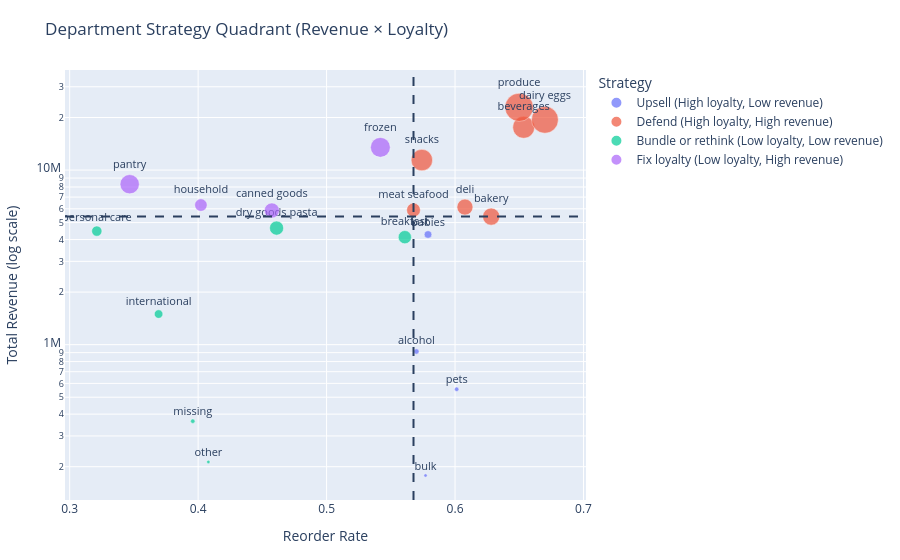

Write notebook code for a chart like this one.
### Markdown cell above
### Department Strategy Quadrant

### What it answers: Which departments are “high revenue / low loyalty” → bundling targets.

### Code cell
import numpy as np
import plotly.express as px

# --- Build department performance table ---
dept_perf = (
    df.groupby("department")
    .agg(
        total_revenue=("unit_price", "sum"),
        reorder_rate=("reordered", "mean"),
        orders=("order_id", "nunique"),
        items=("product_id", "count")
    )
    .reset_index()
)

x_med = dept_perf["reorder_rate"].median()
y_med = dept_perf["total_revenue"].median()

dept_perf["strategy"] = np.select(
    [
        (dept_perf["reorder_rate"] >= x_med) & (dept_perf["total_revenue"] >= y_med),
        (dept_perf["reorder_rate"] >= x_med) & (dept_perf["total_revenue"] <  y_med),
        (dept_perf["reorder_rate"] <  x_med) & (dept_perf["total_revenue"] >= y_med),
        (dept_perf["reorder_rate"] <  x_med) & (dept_perf["total_revenue"] <  y_med),
    ],
    [
        "Defend (High loyalty, High revenue)",
        "Upsell (High loyalty, Low revenue)",
        "Fix loyalty (Low loyalty, High revenue)",
        "Bundle or rethink (Low loyalty, Low revenue)",
    ],
    default="Unclassified"
)

# --- Plot ---
fig = px.scatter(
    dept_perf,
    x="reorder_rate",
    y="total_revenue",
    size="orders",
    color="strategy",
    text="department",  # labels on points
    hover_name="department",
    hover_data={"orders": True, "items": True, "reorder_rate":":.3f", "total_revenue":":,.0f"},
    title="Department Strategy Quadrant (Revenue × Loyalty)"
)

# Median cut lines
fig.add_vline(x=x_med, line_dash="dash")
fig.add_hline(y=y_med, line_dash="dash")

# Axis formatting
fig.update_yaxes(type="log", title="Total Revenue (log scale)")
fig.update_xaxes(title="Reorder Rate")

# Marker + label polish
fig.update_traces(
    marker=dict(opacity=0.7, line=dict(width=0.5)),
    textposition="top center",
    textfont=dict(size=11),
)

# Make the chart look less cramped
fig.update_layout(
    legend_title_text="Strategy",
    margin=dict(l=60, r=40, t=70, b=60)
)

fig.show()

### Figure 1 — Plotly figure (JSON) as saved in the notebook; plotly's stock layout.template omitted (floating-point values rounded to 4 significant figures)
{"data": [{"customdata": [[84689, 153696], [177712, 423802], [33802, 34573], [59282, 97724]], "hovertemplate": "<b>%{hovertext}</b><br><br>strategy=Upsell (High loyalty, Low revenue)<br>reorder_rate=%{x:.3f}<br>total_revenue=%{y:,.0f}<br>orders=%{customdata[0]}<br>department=%{text}<br>items=%{customdata[1]}<extra></extra>", "hovertext": ["alcohol", "babies", "bulk", "pets"], "legendgroup": "Upsell (High loyalty, Low revenue)", "marker": {"color": "#636efa", "line": {"width": 0.5}, "opacity": 0.7, "size": [84689, 177712, 33802, 59282], "sizemode": "area", "sizeref": 6023.0, "symbol": "circle"}, "mode": "markers+text", "name": "Upsell (High loyalty, Low revenue)", "orientation": "v", "showlegend": true, "text": ["alcohol", "babies", "bulk", "pets"], "textfont": {"size": 11}, "textposition": "top center", "type": "scatter", "x": [0.5699, 0.579, 0.577, 0.6013], "xaxis": "x", "y": [913800.0, 4275000.0, 178100.0, 555700.0], "yaxis": "y"}, {"customdata": [[881556, 1176787], [1457351, 2690129], [2177338, 5414016], [770300, 1051249], [574731, 708931], [2409320, 9479291], [1391447, 2887550]], "hovertemplate": "<b>%{hovertext}</b><br><br>strategy=Defend (High loyalty, High revenue)<br>reorder_rate=%{x:.3f}<br>total_revenue=%{y:,.0f}<br>orders=%{customdata[0]}<br>department=%{text}<br>items=%{customdata[1]}<extra></extra>", "hovertext": ["bakery", "beverages", "dairy eggs", "deli", "meat seafood", "produce", "snacks"], "legendgroup": "Defend (High loyalty, High revenue)", "marker": {"color": "#EF553B", "line": {"width": 0.5}, "opacity": 0.7, "size": [881556, 1457351, 2177338, 770300, 574731, 2409320, 1391447], "sizemode": "area", "sizeref": 6023.0, "symbol": "circle"}, "mode": "markers+text", "name": "Defend (High loyalty, High revenue)", "orientation": "v", "showlegend": true, "text": ["bakery", "beverages", "dairy eggs", "deli", "meat seafood", "produce", "snacks"], "textfont": {"size": 11}, "textposition": "top center", "type": "scatter", "x": [0.6281, 0.6535, 0.67, 0.6077, 0.5677, 0.6499, 0.5742], "xaxis": "x", "y": [5411000.0, 17580000.0, 19400000.0, 6136000.0, 5904000.0, 22880000.0, 11410000.0], "yaxis": "y"}, {"customdata": [[525188, 709569], [597862, 866627], [221537, 269253], [59477, 69145], [35056, 36291], [318555, 447123]], "hovertemplate": "<b>%{hovertext}</b><br><br>strategy=Bundle or rethink (Low loyalty, Low revenue)<br>reorder_rate=%{x:.3f}<br>total_revenue=%{y:,.0f}<br>orders=%{customdata[0]}<br>department=%{text}<br>items=%{customdata[1]}<extra></extra>", "hovertext": ["breakfast", "dry goods pasta", "international", "missing", "other", "personal care"], "legendgroup": "Bundle or rethink (Low loyalty, Low revenue)", "marker": {"color": "#00cc96", "line": {"width": 0.5}, "opacity": 0.7, "size": [525188, 597862, 221537, 59477, 35056, 318555], "sizemode": "area", "sizeref": 6023.0, "symbol": "circle"}, "mode": "markers+text", "name": "Bundle or rethink (Low loyalty, Low revenue)", "orientation": "v", "showlegend": true, "text": ["breakfast", "dry goods pasta", "international", "missing", "other", "personal care"], "textfont": {"size": 11}, "textposition": "top center", "type": "scatter", "x": [0.5609, 0.4611, 0.3692, 0.3958, 0.408, 0.3211], "xaxis": "x", "y": [4128000.0, 4651918, 1497000.0, 364600.0, 213000.0, 4471000.0], "yaxis": "y"}, {"customdata": [[681305, 1068058], [1181018, 2236432], [470780, 738666], [1117892, 1875577]], "hovertemplate": "<b>%{hovertext}</b><br><br>strategy=Fix loyalty (Low loyalty, High revenue)<br>reorder_rate=%{x:.3f}<br>total_revenue=%{y:,.0f}<br>orders=%{customdata[0]}<br>department=%{text}<br>items=%{customdata[1]}<extra></extra>", "hovertext": ["canned goods", "frozen", "household", "pantry"], "legendgroup": "Fix loyalty (Low loyalty, High revenue)", "marker": {"color": "#ab63fa", "line": {"width": 0.5}, "opacity": 0.7, "size": [681305, 1181018, 470780, 1117892], "sizemode": "area", "sizeref": 6023.0, "symbol": "circle"}, "mode": "markers+text", "name": "Fix loyalty (Low loyalty, High revenue)", "orientation": "v", "showlegend": true, "text": ["canned goods", "frozen", "household", "pantry"], "textfont": {"size": 11}, "textposition": "top center", "type": "scatter", "x": [0.4574, 0.5419, 0.4022, 0.3467], "xaxis": "x", "y": [5868000.0, 13490000.0, 6303000.0, 8296000.0], "yaxis": "y"}], "layout": {"legend": {"itemsizing": "constant", "title": {"text": "Strategy"}, "tracegroupgap": 0}, "margin": {"b": 60, "l": 60, "r": 40, "t": 70}, "shapes": [{"line": {"dash": "dash"}, "type": "line", "x0": 0.5677, "x1": 0.5677, "xref": "x", "y0": 0, "y1": 1, "yref": "y domain"}, {"line": {"dash": "dash"}, "type": "line", "x0": 0, "x1": 1, "xref": "x domain", "y0": 5411000.0, "y1": 5411000.0, "yref": "y"}], "title": {"text": "Department Strategy Quadrant (Revenue × Loyalty)"}, "xaxis": {"anchor": "y", "domain": [0, 1], "title": {"text": "Reorder Rate"}}, "yaxis": {"anchor": "x", "domain": [0, 1], "title": {"text": "Total Revenue (log scale)"}, "type": "log"}}}
